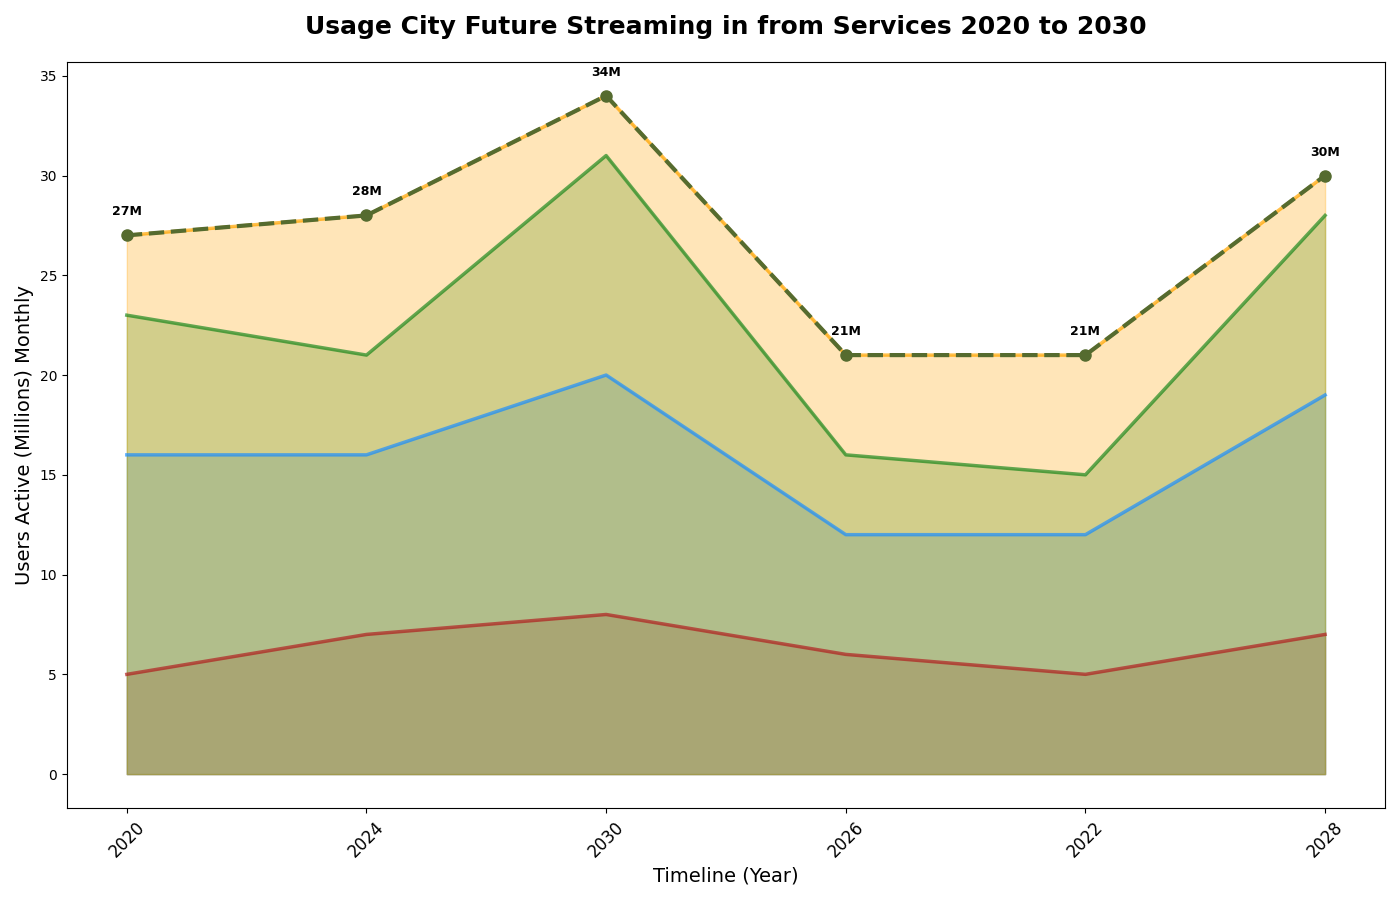

Reproduce this figure in Python.
import matplotlib.pyplot as plt
import numpy as np

years = np.array([2020, 2022, 2024, 2026, 2028, 2030])
movies_streaming = np.array([5, 7, 8, 6, 5, 7])
tv_series_streaming = np.array([11, 9, 12, 6, 7, 12])
music_streaming = np.array([7, 5, 11, 4, 3, 9])
podcast_streaming = np.array([4, 7, 3, 5, 6, 2])
total_streaming = movies_streaming + tv_series_streaming + music_streaming + podcast_streaming

fig, ax = plt.subplots(figsize=(14, 9))

def gradient_fill(x, y, ax=None, color='blue', alpha=0.7):
    if ax is None:
        ax = plt.gca()
    ax.plot(x, y, color=color, alpha=alpha, linewidth=2.5)
    ax.fill_between(x, 0, y, color=color, alpha=alpha*0.4)

gradient_fill(years, movies_streaming, ax=ax, color='#B22222')
gradient_fill(years, movies_streaming + tv_series_streaming, ax=ax, color='#1E90FF')
gradient_fill(years, movies_streaming + tv_series_streaming + music_streaming, ax=ax, color='#228B22')
gradient_fill(years, total_streaming, ax=ax, color='#FFA500')

ax.plot(years, total_streaming, color='darkolivegreen', linewidth=3, linestyle='--', marker='o', markersize=8)

for i, year in enumerate(years):
    ax.text(year, total_streaming[i] + 1, f'{total_streaming[i]}M', fontsize=9, ha='center', color='black', weight='bold')

ax.set_title('Usage City Future Streaming in from Services 2020 to 2030', fontsize=18, weight='bold', pad=20)
ax.set_xlabel('Timeline (Year)', fontsize=14)
ax.set_ylabel('Users Active (Millions) Monthly', fontsize=14)

ax.set_xticks(years)
ax.set_xticklabels(['2020', '2024', '2030', '2026', '2022', '2028'], fontsize=12, rotation=45)  # Arbitrarily shuffled years

plt.tight_layout()

plt.show()
